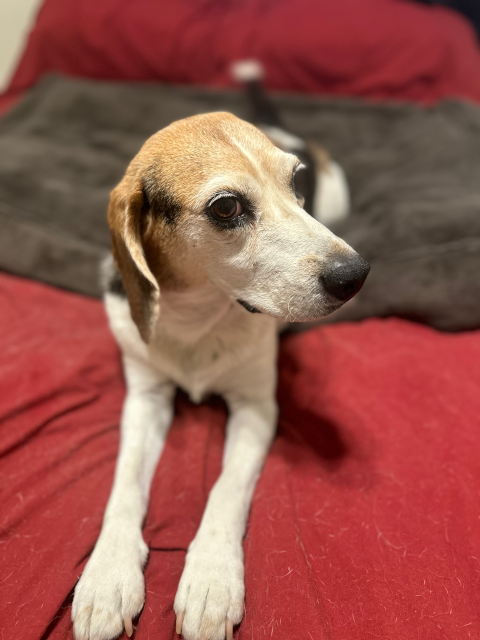
#> input picture images/c_small.png, 480 x 640 px
$ python images.py
#> lines starting #> are read from the running program, lines starting #| are printed output that depends on the picture
'''
Generating and manipulating image data
'''
from matplotlib import pyplot, image
import numpy as np
import csv

# generate a random image
random = np.random.randint(0, 255, size=400*300*3, dtype=np.uint8).reshape((400, 300, 3))
pyplot.imshow(random, vmin=0, vmax=255)
pyplot.imsave('random.png', random)
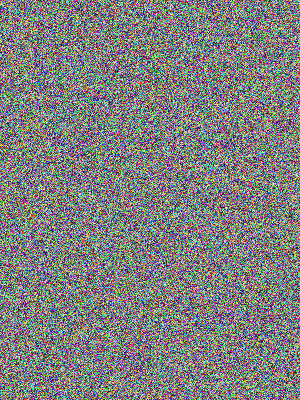
#> saved as random.png: shape (400, 300, 3); mean R, G, B 126.6, 127.4, 126.6
pyplot.show()

# convert an image to grayscale
image = image.imread('c_small.png')
#> image is the input picture: shape (640, 480, 3) float32; mean R, G, B 0.592, 0.336, 0.301
gray = np.mean(image, axis=2)
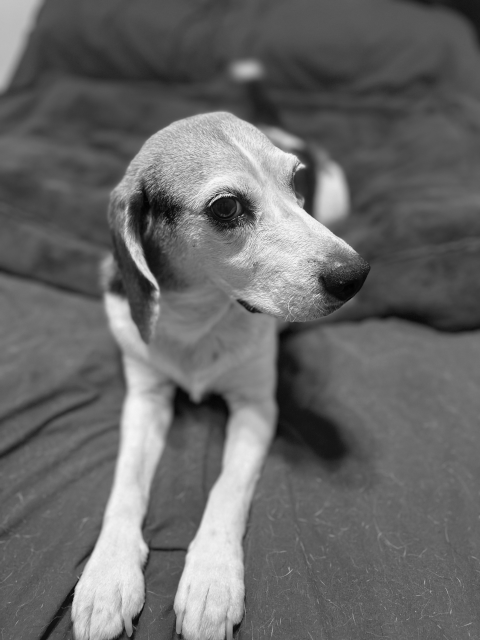
#> gray: shape (640, 480) float32; min 0.00654, max 0.973, mean 0.41
pyplot.imshow(gray, vmin=0, vmax=1, cmap='gray')
pyplot.imsave('gray.png', gray, cmap='gray')
pyplot.show()

# write image data to CSV
with open('random.csv', 'w') as file:
  csv.writer(file).writerows(random)

with open('gray.csv', 'w') as file:
  csv.writer(file).writerows(gray)
